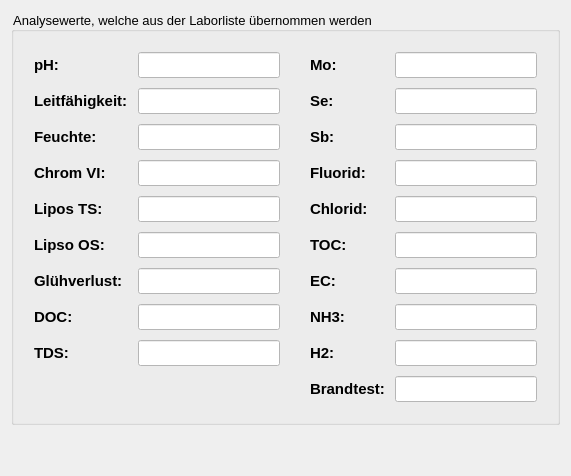
          <widget class="QWidget" name="analysis">
           <layout class="QVBoxLayout" name="verticalLayout_10">
            <item>
             <widget class="QGroupBox" name="horizontalGroupBox_6">
              <property name="font">
               <font>
                <family>Leelawadee UI</family>
                <pointsize>10</pointsize>
               </font>
              </property>
              <property name="styleSheet">
               <string notr="true">background-color: rgb(239, 239, 239);
color: black</string>
              </property>
              <property name="title">
               <string>Analysewerte, welche aus der Laborliste übernommen werden</string>
              </property>
              <layout class="QHBoxLayout" name="horizontalLayout_11">
               <property name="spacing">
                <number>10</number>
               </property>
               <property name="leftMargin">
                <number>10</number>
               </property>
               <property name="topMargin">
                <number>10</number>
               </property>
               <property name="rightMargin">
                <number>10</number>
               </property>
               <property name="bottomMargin">
                <number>10</number>
               </property>
               <item>
                <layout class="QFormLayout" name="formLayout_4">
                 <property name="horizontalSpacing">
                  <number>10</number>
                 </property>
                 <property name="verticalSpacing">
                  <number>10</number>
                 </property>
                 <property name="leftMargin">
                  <number>10</number>
                 </property>
                 <property name="topMargin">
                  <number>10</number>
                 </property>
                 <property name="rightMargin">
                  <number>10</number>
                 </property>
                 <property name="bottomMargin">
                  <number>10</number>
                 </property>
                 <item row="0" column="0">
                  <widget class="QLabel" name="label_26">
                   <property name="font">
                    <font>
                     <family>Leelawadee UI</family>
                     <pointsize>11</pointsize>
                     <weight>75</weight>
                     <bold>true</bold>
                    </font>
                   </property>
                   <property name="styleSheet">
                    <string notr="true">background-color: transparent</string>
                   </property>
                   <property name="text">
                    <string>pH:</string>
                   </property>
                  </widget>
                 </item>
                 <item row="1" column="0">
                  <widget class="QLabel" name="label_27">
                   <property name="font">
                    <font>
                     <family>Leelawadee UI</family>
                     <pointsize>11</pointsize>
                     <weight>75</weight>
                     <bold>true</bold>
                    </font>
                   </property>
                   <property name="styleSheet">
                    <string notr="true">background-color: transparent</string>
                   </property>
                   <property name="text">
                    <string>Leitfähigkeit:</string>
                   </property>
                  </widget>
                 </item>
                 <item row="2" column="0">
                  <widget class="QLabel" name="label_28">
                   <property name="font">
                    <font>
                     <family>Leelawadee UI</family>
                     <pointsize>11</pointsize>
                     <weight>75</weight>
                     <bold>true</bold>
                    </font>
                   </property>
                   <property name="styleSheet">
                    <string notr="true">background-color: transparent</string>
                   </property>
                   <property name="text">
                    <string>Feuchte:</string>
                   </property>
                  </widget>
                 </item>
                 <item row="3" column="0">
                  <widget class="QLabel" name="label_29">
                   <property name="font">
                    <font>
                     <family>Leelawadee UI</family>
                     <pointsize>11</pointsize>
                     <weight>75</weight>
                     <bold>true</bold>
                    </font>
                   </property>
                   <property name="styleSheet">
                    <string notr="true">background-color: transparent</string>
                   </property>
                   <property name="text">
                    <string>Chrom VI:</string>
                   </property>
                  </widget>
                 </item>
                 <item row="4" column="0">
                  <widget class="QLabel" name="label_30">
                   <property name="font">
                    <font>
                     <family>Leelawadee UI</family>
                     <pointsize>11</pointsize>
                     <weight>75</weight>
                     <bold>true</bold>
                    </font>
                   </property>
                   <property name="styleSheet">
                    <string notr="true">background-color: transparent</string>
                   </property>
                   <property name="text">
                    <string>Lipos TS:</string>
                   </property>
                  </widget>
                 </item>
                 <item row="5" column="0">
                  <widget class="QLabel" name="label_31">
                   <property name="font">
                    <font>
                     <family>Leelawadee UI</family>
                     <pointsize>11</pointsize>
                     <weight>75</weight>
                     <bold>true</bold>
                    </font>
                   </property>
                   <property name="styleSheet">
                    <string notr="true">background-color: transparent</string>
                   </property>
                   <property name="text">
                    <string>Lipso OS:</string>
                   </property>
                  </widget>
                 </item>
                 <item row="6" column="0">
                  <widget class="QLabel" name="label_32">
                   <property name="font">
                    <font>
                     <family>Leelawadee UI</family>
                     <pointsize>11</pointsize>
                     <weight>75</weight>
                     <bold>true</bold>
                    </font>
                   </property>
                   <property name="styleSheet">
                    <string notr="true">background-color: transparent</string>
                   </property>
                   <property name="text">
                    <string>Glühverlust:</string>
                   </property>
                  </widget>
                 </item>
                 <item row="7" column="0">
                  <widget class="QLabel" name="label_33">
                   <property name="font">
                    <font>
                     <family>Leelawadee UI</family>
                     <pointsize>11</pointsize>
                     <weight>75</weight>
                     <bold>true</bold>
                    </font>
                   </property>
                   <property name="styleSheet">
                    <string notr="true">background-color: transparent</string>
                   </property>
                   <property name="text">
                    <string>DOC:</string>
                   </property>
                  </widget>
                 </item>
                 <item row="8" column="0">
                  <widget class="QLabel" name="label_34">
                   <property name="font">
                    <font>
                     <family>Leelawadee UI</family>
                     <pointsize>11</pointsize>
                     <weight>75</weight>
                     <bold>true</bold>
                    </font>
                   </property>
                   <property name="styleSheet">
                    <string notr="true">background-color: transparent</string>
                   </property>
                   <property name="text">
                    <string>TDS:</string>
                   </property>
                  </widget>
                 </item>
                 <item row="0" column="1">
                  <widget class="QLineEdit" name="ph_lineedit">
                   <property name="font">
                    <font>
                     <family>Leelawadee UI</family>
                     <pointsize>11</pointsize>
                    </font>
                   </property>
                   <property name="styleSheet">
                    <string notr="true">background-color: rgb(255, 255, 255);</string>
                   </property>
                  </widget>
                 </item>
                 <item row="1" column="1">
                  <widget class="QLineEdit" name="leitfaehigkeit_lineedit">
                   <property name="font">
                    <font>
                     <family>Leelawadee UI</family>
                     <pointsize>11</pointsize>
                    </font>
                   </property>
                   <property name="styleSheet">
                    <string notr="true">background-color: rgb(255, 255, 255);</string>
                   </property>
                  </widget>
                 </item>
                 <item row="2" column="1">
                  <widget class="QLineEdit" name="feuchte_lineedit">
                   <property name="font">
                    <font>
                     <family>Leelawadee UI</family>
                     <pointsize>11</pointsize>
                    </font>
                   </property>
                   <property name="styleSheet">
                    <string notr="true">background-color: rgb(255, 255, 255);</string>
                   </property>
                  </widget>
                 </item>
                 <item row="3" column="1">
                  <widget class="QLineEdit" name="chrome_vi_lineedit">
                   <property name="font">
                    <font>
                     <family>Leelawadee UI</family>
                     <pointsize>11</pointsize>
                    </font>
                   </property>
                   <property name="styleSheet">
                    <string notr="true">background-color: rgb(255, 255, 255);</string>
                   </property>
                  </widget>
                 </item>
                 <item row="4" column="1">
                  <widget class="QLineEdit" name="lipos_ts_lineedit">
                   <property name="font">
                    <font>
                     <family>Leelawadee UI</family>
                     <pointsize>11</pointsize>
                    </font>
                   </property>
                   <property name="styleSheet">
                    <string notr="true">background-color: rgb(255, 255, 255);</string>
                   </property>
                  </widget>
                 </item>
                 <item row="5" column="1">
                  <widget class="QLineEdit" name="lipos_os_lineedit">
                   <property name="font">
                    <font>
                     <family>Leelawadee UI</family>
                     <pointsize>11</pointsize>
                    </font>
                   </property>
                   <property name="styleSheet">
                    <string notr="true">background-color: rgb(255, 255, 255);</string>
                   </property>
                  </widget>
                 </item>
                 <item row="6" column="1">
                  <widget class="QLineEdit" name="gluehverlus_lineedit">
                   <property name="font">
                    <font>
                     <family>Leelawadee UI</family>
                     <pointsize>11</pointsize>
                    </font>
                   </property>
                   <property name="styleSheet">
                    <string notr="true">background-color: rgb(255, 255, 255);</string>
                   </property>
                  </widget>
                 </item>
                 <item row="7" column="1">
                  <widget class="QLineEdit" name="doc_lineedit">
                   <property name="font">
                    <font>
                     <family>Leelawadee UI</family>
                     <pointsize>11</pointsize>
                    </font>
                   </property>
                   <property name="styleSheet">
                    <string notr="true">background-color: rgb(255, 255, 255);</string>
                   </property>
                  </widget>
                 </item>
                 <item row="8" column="1">
                  <widget class="QLineEdit" name="tds_lineedit">
                   <property name="font">
                    <font>
                     <family>Leelawadee UI</family>
                     <pointsize>11</pointsize>
                    </font>
                   </property>
                   <property name="styleSheet">
                    <string notr="true">background-color: rgb(255, 255, 255);</string>
                   </property>
                  </widget>
                 </item>
                </layout>
               </item>
               <item>
                <layout class="QFormLayout" name="formLayout_5">
                 <property name="horizontalSpacing">
                  <number>10</number>
                 </property>
                 <property name="verticalSpacing">
                  <number>10</number>
                 </property>
                 <property name="leftMargin">
                  <number>10</number>
                 </property>
                 <property name="topMargin">
                  <number>10</number>
                 </property>
                 <property name="rightMargin">
                  <number>10</number>
                 </property>
                 <property name="bottomMargin">
                  <number>10</number>
                 </property>
                 <item row="0" column="0">
                  <widget class="QLabel" name="label_35">
                   <property name="font">
                    <font>
                     <family>Leelawadee UI</family>
                     <pointsize>11</pointsize>
                     <weight>75</weight>
                     <bold>true</bold>
                    </font>
                   </property>
                   <property name="styleSheet">
                    <string notr="true">background-color: transparent</string>
                   </property>
                   <property name="text">
                    <string>Mo:</string>
                   </property>
                  </widget>
                 </item>
                 <item row="0" column="1">
                  <widget class="QLineEdit" name="mo_lineedit">
                   <property name="font">
                    <font>
                     <family>Leelawadee UI</family>
                     <pointsize>11</pointsize>
                    </font>
                   </property>
                   <property name="styleSheet">
                    <string notr="true">background-color: rgb(255, 255, 255);</string>
                   </property>
                  </widget>
                 </item>
                 <item row="1" column="0">
                  <widget class="QLabel" name="label_36">
                   <property name="font">
                    <font>
                     <family>Leelawadee UI</family>
                     <pointsize>11</pointsize>
                     <weight>75</weight>
                     <bold>true</bold>
                    </font>
                   </property>
                   <property name="styleSheet">
                    <string notr="true">background-color: transparent</string>
                   </property>
                   <property name="text">
                    <string>Se:</string>
                   </property>
                  </widget>
                 </item>
                 <item row="1" column="1">
                  <widget class="QLineEdit" name="se_lineedit">
                   <property name="font">
                    <font>
                     <family>Leelawadee UI</family>
                     <pointsize>11</pointsize>
                    </font>
                   </property>
                   <property name="styleSheet">
                    <string notr="true">background-color: rgb(255, 255, 255);</string>
                   </property>
                  </widget>
                 </item>
                 <item row="2" column="0">
                  <widget class="QLabel" name="label_37">
                   <property name="font">
                    <font>
                     <family>Leelawadee UI</family>
                     <pointsize>11</pointsize>
                     <weight>75</weight>
                     <bold>true</bold>
                    </font>
                   </property>
                   <property name="styleSheet">
                    <string notr="true">background-color: transparent</string>
                   </property>
                   <property name="text">
                    <string>Sb:</string>
                   </property>
                  </widget>
                 </item>
                 <item row="2" column="1">
                  <widget class="QLineEdit" name="sb_lineedit">
                   <property name="font">
                    <font>
                     <family>Leelawadee UI</family>
                     <pointsize>11</pointsize>
                    </font>
                   </property>
                   <property name="styleSheet">
                    <string notr="true">background-color: rgb(255, 255, 255);</string>
                   </property>
                  </widget>
                 </item>
                 <item row="3" column="0">
                  <widget class="QLabel" name="label_38">
                   <property name="font">
                    <font>
                     <family>Leelawadee UI</family>
                     <pointsize>11</pointsize>
                     <weight>75</weight>
                     <bold>true</bold>
                    </font>
                   </property>
                   <property name="styleSheet">
                    <string notr="true">background-color: transparent</string>
                   </property>
                   <property name="text">
                    <string>Fluorid:</string>
                   </property>
                  </widget>
                 </item>
                 <item row="3" column="1">
                  <widget class="QLineEdit" name="fluorid_lineedit">
                   <property name="font">
                    <font>
                     <family>Leelawadee UI</family>
                     <pointsize>11</pointsize>
                    </font>
                   </property>
                   <property name="styleSheet">
                    <string notr="true">background-color: rgb(255, 255, 255);</string>
                   </property>
                  </widget>
                 </item>
                 <item row="4" column="0">
                  <widget class="QLabel" name="label_39">
                   <property name="font">
                    <font>
                     <family>Leelawadee UI</family>
                     <pointsize>11</pointsize>
                     <weight>75</weight>
                     <bold>true</bold>
                    </font>
                   </property>
                   <property name="styleSheet">
                    <string notr="true">background-color: transparent</string>
                   </property>
                   <property name="text">
                    <string>Chlorid:</string>
                   </property>
                  </widget>
                 </item>
                 <item row="4" column="1">
                  <widget class="QLineEdit" name="chlorid_lineedit">
                   <property name="font">
                    <font>
                     <family>Leelawadee UI</family>
                     <pointsize>11</pointsize>
                    </font>
                   </property>
                   <property name="styleSheet">
                    <string notr="true">background-color: rgb(255, 255, 255);</string>
                   </property>
                  </widget>
                 </item>
                 <item row="5" column="0">
                  <widget class="QLabel" name="label_42">
                   <property name="font">
                    <font>
                     <family>Leelawadee UI</family>
                     <pointsize>11</pointsize>
                     <weight>75</weight>
                     <bold>true</bold>
                    </font>
                   </property>
                   <property name="styleSheet">
                    <string notr="true">background-color: transparent</string>
                   </property>
                   <property name="text">
                    <string>TOC:</string>
                   </property>
                  </widget>
                 </item>
                 <item row="5" column="1">
                  <widget class="QLineEdit" name="toc_lineedit">
                   <property name="font">
                    <font>
                     <family>Leelawadee UI</family>
                     <pointsize>11</pointsize>
                    </font>
                   </property>
                   <property name="styleSheet">
                    <string notr="true">background-color: rgb(255, 255, 255);</string>
                   </property>
                  </widget>
                 </item>
                 <item row="6" column="0">
                  <widget class="QLabel" name="label_43">
                   <property name="font">
                    <font>
                     <family>Leelawadee UI</family>
                     <pointsize>11</pointsize>
                     <weight>75</weight>
                     <bold>true</bold>
                    </font>
                   </property>
                   <property name="styleSheet">
                    <string notr="true">background-color: transparent</string>
                   </property>
                   <property name="text">
                    <string>EC:</string>
                   </property>
                  </widget>
                 </item>
                 <item row="6" column="1">
                  <widget class="QLineEdit" name="ec_lineedit">
                   <property name="font">
                    <font>
                     <family>Leelawadee UI</family>
                     <pointsize>11</pointsize>
                    </font>
                   </property>
                   <property name="styleSheet">
                    <string notr="true">background-color: rgb(255, 255, 255);</string>
                   </property>
                  </widget>
                 </item>
                 <item row="7" column="0">
                  <widget class="QLabel" name="label_40">
                   <property name="font">
                    <font>
                     <family>Leelawadee UI</family>
                     <pointsize>11</pointsize>
                     <weight>75</weight>
                     <bold>true</bold>
                    </font>
                   </property>
                   <property name="styleSheet">
                    <string notr="true">background-color: transparent</string>
                   </property>
                   <property name="text">
                    <string>NH3:</string>
                   </property>
                  </widget>
                 </item>
                 <item row="7" column="1">
                  <widget class="QLineEdit" name="nh3_lineedit">
                   <property name="font">
                    <font>
                     <family>Leelawadee UI</family>
                     <pointsize>11</pointsize>
                    </font>
                   </property>
                   <property name="styleSheet">
                    <string notr="true">background-color: rgb(255, 255, 255);</string>
                   </property>
                  </widget>
                 </item>
                 <item row="8" column="0">
                  <widget class="QLabel" name="label_41">
                   <property name="font">
                    <font>
                     <family>Leelawadee UI</family>
                     <pointsize>11</pointsize>
                     <weight>75</weight>
                     <bold>true</bold>
                    </font>
                   </property>
                   <property name="styleSheet">
                    <string notr="true">background-color: transparent</string>
                   </property>
                   <property name="text">
                    <string>H2:</string>
                   </property>
                  </widget>
                 </item>
                 <item row="8" column="1">
                  <widget class="QLineEdit" name="h2_lineedit">
                   <property name="font">
                    <font>
                     <family>Leelawadee UI</family>
                     <pointsize>11</pointsize>
                    </font>
                   </property>
                   <property name="styleSheet">
                    <string notr="true">background-color: rgb(255, 255, 255);</string>
                   </property>
                  </widget>
                 </item>
                 <item row="9" column="0">
                  <widget class="QLabel" name="label_84">
                   <property name="font">
                    <font>
                     <family>Leelawadee UI</family>
                     <pointsize>11</pointsize>
                     <weight>75</weight>
                     <bold>true</bold>
                    </font>
                   </property>
                   <property name="styleSheet">
                    <string notr="true">background-color: transparent</string>
                   </property>
                   <property name="text">
                    <string>Brandtest:</string>
                   </property>
                  </widget>
                 </item>
                 <item row="9" column="1">
                  <widget class="QLineEdit" name="lineEdit">
                   <property name="font">
                    <font>
                     <family>Leelawadee UI</family>
                     <pointsize>11</pointsize>
                    </font>
                   </property>
                   <property name="styleSheet">
                    <string notr="true">background-color: rgb(255, 255, 255);</string>
                   </property>
                  </widget>
                 </item>
                </layout>
               </item>
              </layout>
             </widget>
            </item>
            <item>
             <spacer name="verticalSpacer_5">
              <property name="orientation">
               <enum>Qt::Vertical</enum>
              </property>
              <property name="sizeHint" stdset="0">
               <size>
                <width>20</width>
                <height>40</height>
               </size>
              </property>
             </spacer>
            </item>
           </layout>
          </widget>
